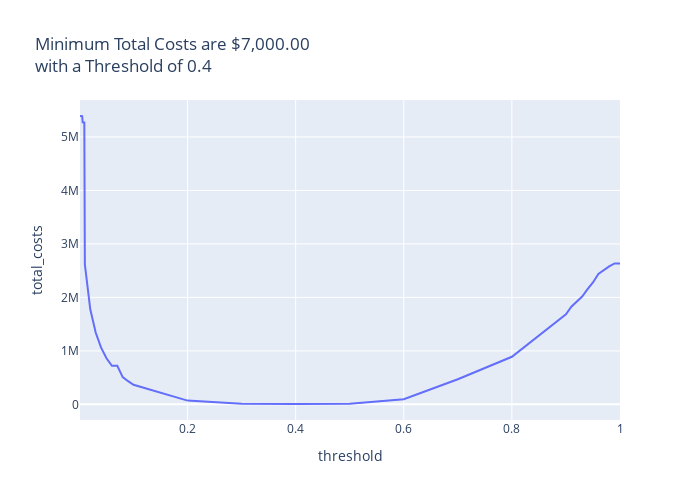

This figure's notebook cell:
### Code cell
plot_costs_by_threshold(costs_df)

### Figure 1 — Plotly figure (JSON) as saved in the notebook; plotly's stock layout.template omitted (floating-point values rounded to 4 significant figures)
{"data": [{"hovertemplate": "threshold=%{x}<br>total_costs=%{y}<extra></extra>", "legendgroup": "", "line": {"color": "#636efa", "dash": "solid"}, "marker": {"symbol": "circle"}, "mode": "lines", "name": "", "orientation": "v", "showlegend": false, "type": "scatter", "x": [0.001, 0.002, 0.003, 0.004, 0.005, 0.006, 0.007, 0.008, 0.009, 0.01, 0.02, 0.03, 0.04, 0.05, 0.06, 0.07, 0.08, 0.09, 0.1, 0.2, 0.3, 0.4, 0.5, 0.6, 0.7, 0.8, 0.9, 0.91, 0.92, 0.93, 0.94, 0.95, 0.96, 0.97, 0.98, 0.99, 0.99, 0.991, 0.992, 0.993, 0.994, 0.995, 0.996, 0.997, 0.998, 0.999, 0.9991, 0.9992, 0.9993, 0.9994, 0.9995, 0.9996, 0.9997, 0.9998, 0.9999, 1.0], "xaxis": "x", "y": [5391500, 5391500, 5390500, 5390500, 5389500, 5274000, 5274000, 5272500, 5271500, 2617500, 1777500, 1343500, 1061500, 863000, 722500, 721500, 510000, 433500, 365500, 70500, 14000, 7000, 11000, 95000, 470000, 890000, 1685000, 1825000, 1915000, 2015000, 2155000, 2280000, 2440000, 2515000, 2580000, 2635000, 2635000, 2635000, 2635000, 2635000, 2635000, 2635000, 2635000, 2635000, 2635000, 2635000, 2635000, 2635000, 2635000, 2635000, 2635000, 2635000, 2635000, 2635000, 2635000, 2635000], "yaxis": "y"}], "layout": {"height": 500, "legend": {"tracegroupgap": 0}, "title": {"text": "Minimum Total Costs are $7,000.00<br>with a Threshold of 0.4"}, "width": 700, "xaxis": {"anchor": "y", "domain": [0, 1], "title": {"text": "threshold"}}, "yaxis": {"anchor": "x", "domain": [0, 1], "title": {"text": "total_costs"}}}}
